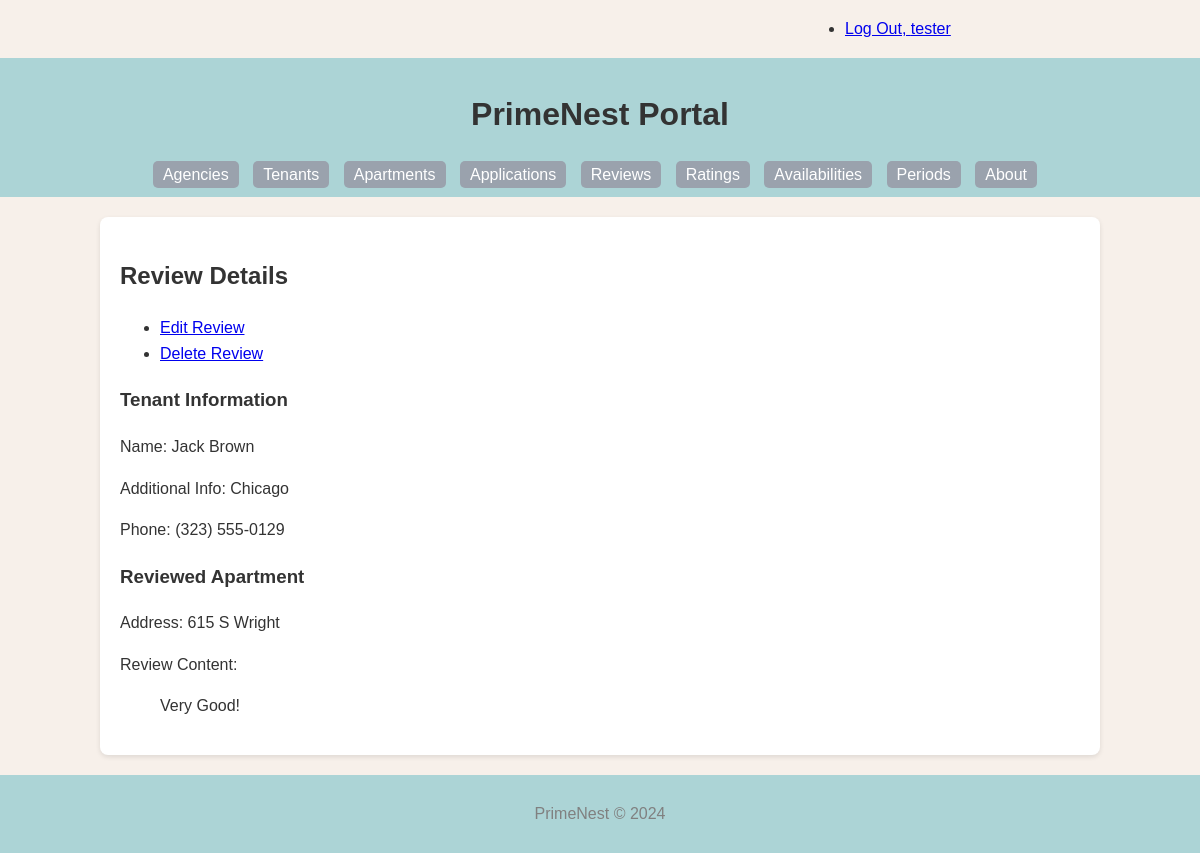
Page /review/1/ (signed in) on the committed database.
### PrimeNest/models.py (models this page shows, shortened)
class Review(models.Model):
    review_id = models.AutoField(primary_key=True)
    content = models.TextField()
    tenant = models.ForeignKey(Tenant, related_name='reviews', on_delete=models.CASCADE)
    apartment = models.ForeignKey(Apartment, related_name='reviews', on_delete=models.CASCADE)
    def get_update_url(self):
        return reverse('primenest_review_update_urlpattern',
                       kwargs={'pk': self.pk}
                       )
    def get_delete_url(self):
        return reverse('primenest_review_delete_urlpattern',
                       kwargs={'pk': self.pk}
                       )
    class Meta:
        verbose_name = _("Review")
        verbose_name_plural = _("Reviews")
        ordering = ['review_id']

class Tenant(models.Model):
    tenant_id = models.AutoField(primary_key=True)
    first_name = models.CharField(max_length=255)
    last_name = models.CharField(max_length=255)
    disambiguator = models.CharField(max_length=255, blank=True, default='')
    phone = models.CharField(max_length=20, blank=True)
    class Meta:
        verbose_name = _("Tenant")
        verbose_name_plural = _("Tenants")
        ordering = ['last_name', 'first_name']
        constraints = [
            models.UniqueConstraint(fields=['last_name', 'first_name', 'disambiguator'], name='unique_tenant')
        ]

class Apartment(models.Model):
    apt_id = models.AutoField(primary_key=True)
    address = models.CharField(max_length=255, blank=True)
    bedroom = models.IntegerField(blank=True, null=True)
    bathroom = models.IntegerField(blank=True, null=True)
    link = models.URLField(blank=True)
    is_studio = models.BooleanField(default=False)
    description = models.TextField(blank=True)
    agency = models.ForeignKey(Agency, related_name='apartments', on_delete=models.CASCADE)
    class Meta:
        verbose_name = _("Apartment")
        verbose_name_plural = _("Apartments")
        ordering = ['apt_id']

### PrimeNest/views.py (the view)
class ReviewDetail(LoginRequiredMixin, PermissionRequiredMixin, DetailView):
    model = Review
    permission_required = 'PrimeNest.view_review'
    def get_context_data(self, **kwargs):
        context = super().get_context_data(**kwargs)
        review = self.get_object()
        context['tenant'] = review.tenant
        context['apartment'] = review.apartment
        return context

### PrimeNest/templates/PrimeNest/review_detail.html (shortened to what this page needs)
{% extends 'PrimeNest/base.html' %}
{% block content %}
    <h2>Review Details</h2>
    <ul class="button">
        {% if perms.PrimeNest.change_review %}
            <li>
                <a href="{{ review.get_update_url }}" class="button button-primary">Edit Review</a>
            </li>
        {% endif %}
        {% if perms.PrimeNest.delete_review %}
            <li>
                <a href="{{ review.get_delete_url }}" class="button button-primary">Delete Review</a>
            </li>
        {% endif %}
    </ul>
    <section>
        <h3>Tenant Information</h3>
        <p>Name: {{ review.tenant.first_name }} {{ review.tenant.last_name }}</p>
        {% if review.tenant.disambiguator %}
            <p>Additional Info: {{ review.tenant.disambiguator }}</p>
        {% endif %}
        <p>Phone: {{ review.tenant.phone }}</p>
        <h3>Reviewed Apartment</h3>
        <p>Address: {{ review.apartment.address }}</p>
        <p>Review Content:</p>
        <blockquote>{{ review.content }}</blockquote>
    </section>
{% endblock %}

### PrimeNest/templates/PrimeNest/base.html (shortened to what this page needs)
{% load static %}
<!DOCTYPE html>
<html lang="en">
<head>
    <link rel="stylesheet" href="{% static 'PrimeNest/style.css' %}">
</head>
<body>
    <div class="status row">
        <div class="offset-by-eight four columns">
            <ul class="inline">
                {% if user.is_authenticated %}
                    <li><a href="{% url 'logout_urlpattern' %}">
                        Log Out, {{ user.get_username }}</a></li>
                {% else %}
                    <li><a href="{% url 'login_urlpattern' %}">
                        Log In</a></li>
                {% endif %}
            </ul>
        </div>
    </div>
    <header>
        <h1>PrimeNest Portal</h1>
        <nav>
            <ul>
                <li><a href="{% url 'primenest_agency_list_urlpattern' %}">Agencies</a></li>
                <li><a href="{% url 'primenest_tenant_list_urlpattern' %}">Tenants</a></li>
                <li><a href="{% url 'primenest_apartment_list_urlpattern' %}">Apartments</a></li>
                <li><a href="{% url 'primenest_application_list_urlpattern' %}">Applications</a></li>
                <li><a href="{% url 'primenest_review_list_urlpattern' %}">Reviews</a></li>
                <li><a href="{% url 'primenest_rating_list_urlpattern' %}">Ratings</a></li>
                <li><a href="{% url 'primenest_availability_list_urlpattern' %}">Availabilities</a></li>
                <li><a href="{% url 'primenest_period_list_urlpattern' %}">Periods</a></li>
                <li><a href="{% url 'about_urlpattern' %}">About</a></li>
            </ul>
        </nav>
    </header>
    <main>
        {% block content %}
        {% endblock %}
    </main>
    <footer>
        <p>PrimeNest © 2024</p>
    </footer>
</body>
</html>

### PrimeNest/static/PrimeNest/style.css (style rules this page uses)
body { font-family: Arial, sans-serif; line-height: 1.6; margin: 0; padding: 0; background: #F7F0EA; color: #333; }
header { background: #ACD4D6; color: #fff; padding: 10px 0; text-align: center; }
nav ul { list-style: none; padding: 0; margin: 0; }
nav ul li { display: inline; margin-right: 10px; }
nav ul li a { color: white; text-decoration: none; padding: 5px 10px; background-color: #9AA2AD; border-radius: 5px; }
main { padding: 20px; background: white; width: 80%; margin: 20px auto; box-shadow: 0 2px 5px rgba(0,0,0,0.1); border-radius: 8px; }
footer { text-align: center; padding: 10px 0; background: #ACD4D6; color: gray; }
h1, h2 { color: #333; }
.row { display: flex; flex-wrap: wrap; margin-right: -15px; margin-left: -15px; }
.four.columns { flex: 0 0 33.33333%; max-width: 33.33333%; }
.offset-by-eight { margin-left: 66.66667%; }

### rows in the picture
Review: tenant.first_name "Jack", tenant.last_name "Brown", tenant.disambiguator "Chicago", tenant.phone "(323) 555-0129", apartment.address "615 S Wright", content "Very Good!"

### other values in the picture
{{ user.get_username }} "tester"
